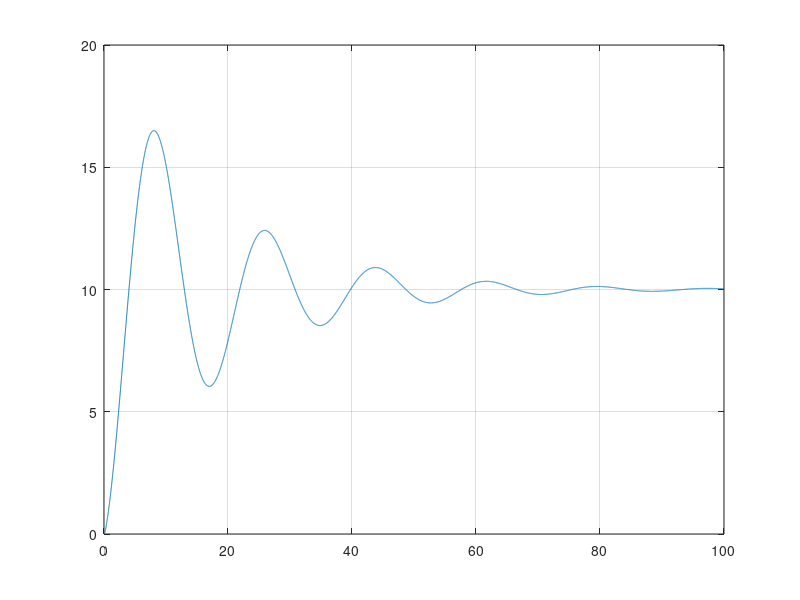
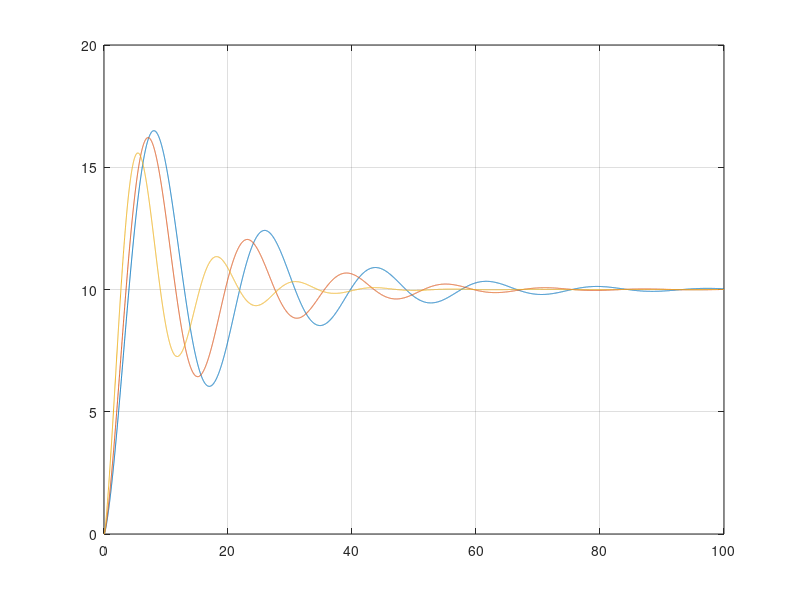

The MATLAB script that drew these images, in order:
%(a)
J = 10.8e8; k = 10.8e8; a = 1; b = 8;
num1 = k * [1 a];den1 = [1 b]; sys1 = tf(num1, den1);
num2 = [1]; den2 = [J 0 0]; sys2 = tf(num2, den2); %#ok<*NBRAK>
sys_series = series(sys1, sys2);
sys = feedback(sys_series, [1], -1)

%(b)
t = [0:0.01:100];
A = 10 * pi /180;
sys_A = A * sys;
y = step(sys_A, t);
figure(1)
plot(t, y * 180 / pi), grid;

%(c)
J = 10.8e8 * 0.8
num1 = k * [1 a];den1 = [1 b]; sys1 = tf(num1, den1);
num2 = [1]; den2 = [J 0 0]; sys2 = tf(num2, den2); 
sys_series = series(sys1, sys2);
sys_2 = feedback(sys_series, [1], -1);

sys_A2 = A * sys_2;
y2 = step(sys_A2, t);

J = 10.8e8 * 0.5; k = 10.8e8; a = 1; b = 8;
num1 = k * [1 a];den1 = [1 b]; sys1 = tf(num1, den1);
num2 = [1]; den2 = [J 0 0]; sys2 = tf(num2, den2);
sys_series = series(sys1, sys2);
sys_3 = feedback(sys_series, [1], -1);

sys_A3 = A * sys_3;
y3 = step(sys_A3, t);

figure(2)
plot(t, y * 180 / pi, t, y2 * 180 / pi, t, y3 * 180 / pi), grid;
